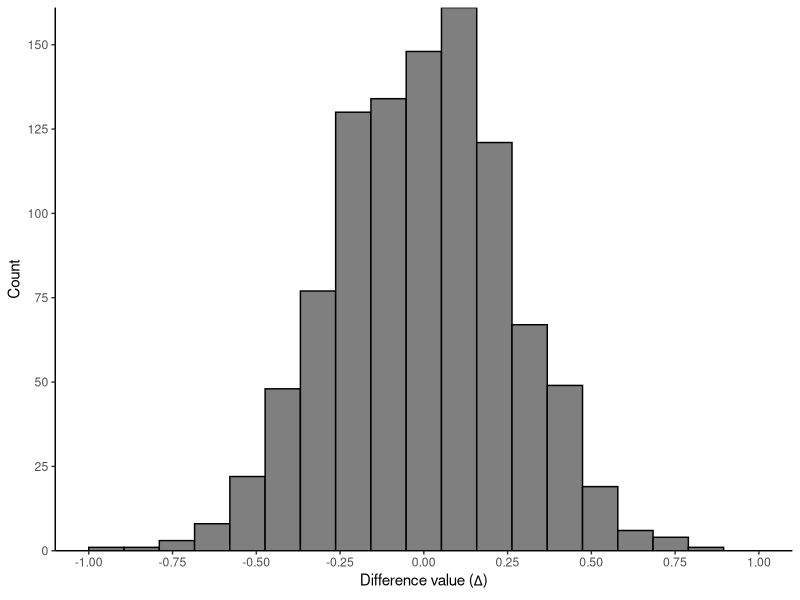
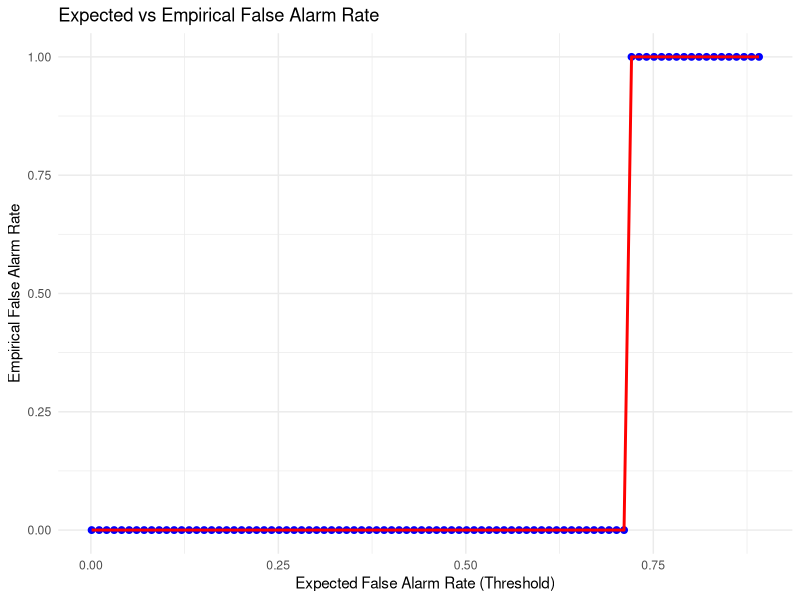
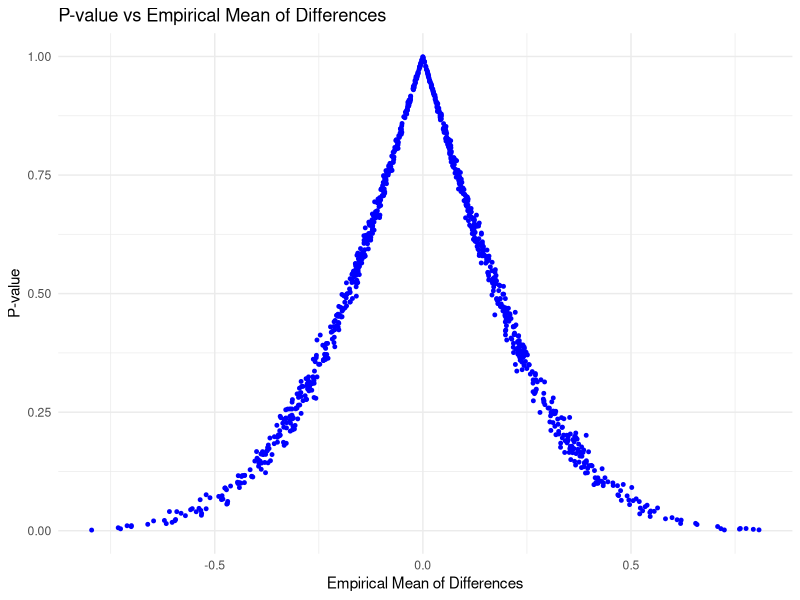
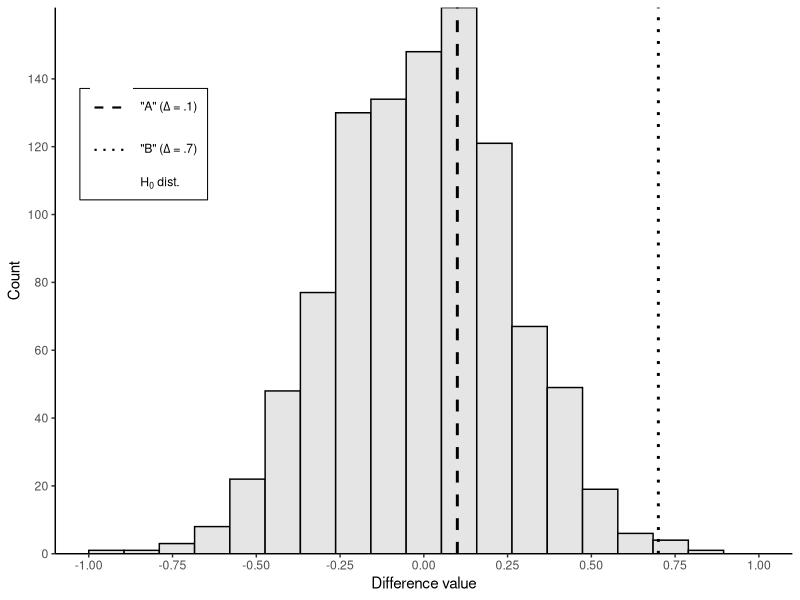
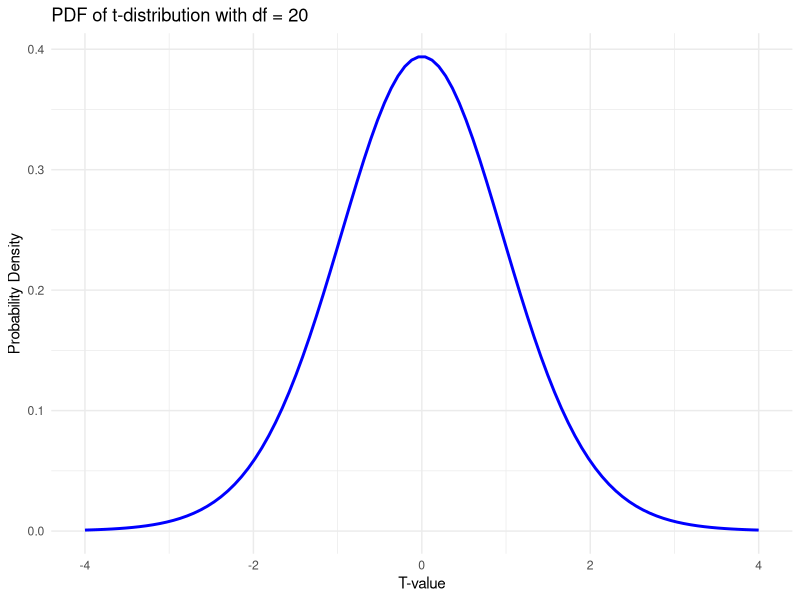
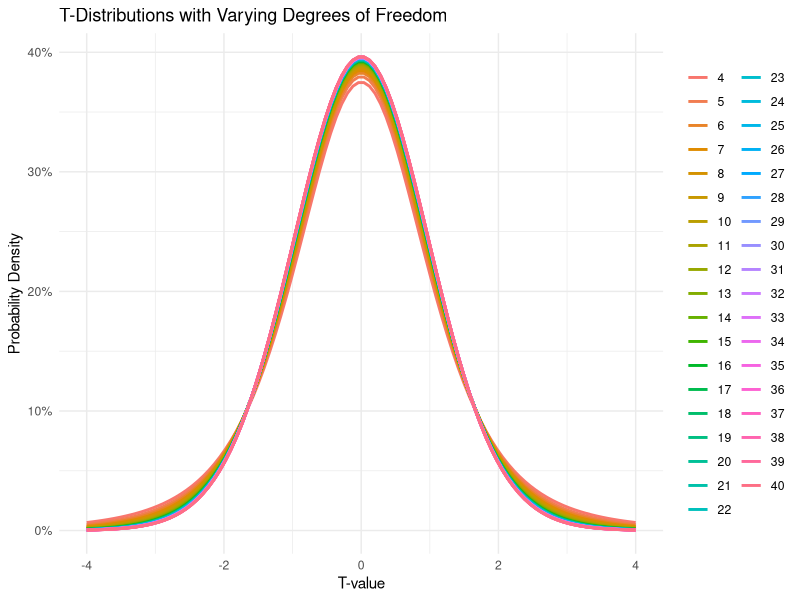
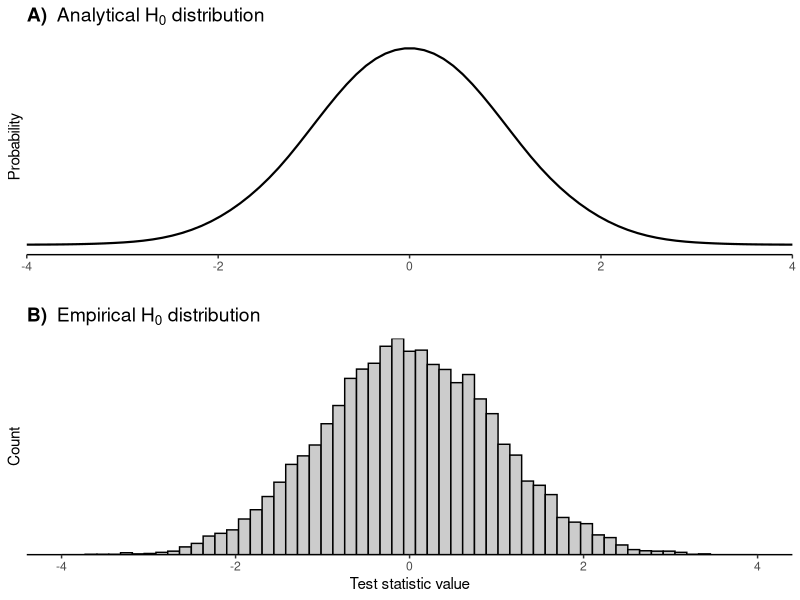
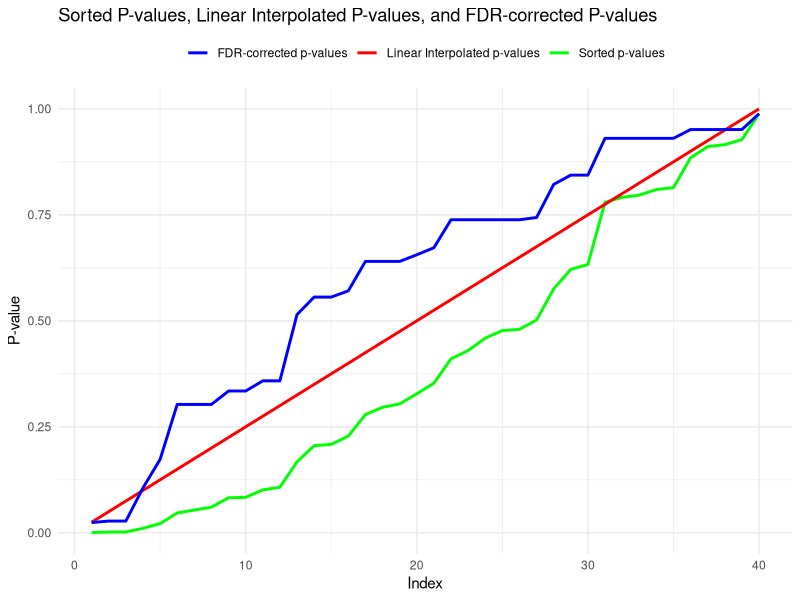

Write R code to recreate these figures, in order.
## ---- chunk 1
library(ggplot2)
library(dplyr)
library(tidyr)
# import libraries
library(cowplot)
library(glue)
library(pracma)
library(reshape)
library(scales)
library(truncnorm)
## ---- chunk 2
data <- ("
        Higher  Lower
Value1      1      120
Value2      118      2
")

data_as_matrix <- as.matrix(read.table(textConnection(data), header = TRUE))
fisher.test(data_as_matrix)
## ---- chunk 3
# alternative hypothesis - This is the statement that contradicts the null hypothesis.
print("The alternative hypothesis to 'social media results in lower cognitive ability' is 'social media does not result in lower cognitive ability or results in higher cognitive ability'. However, NH is usually that 'nothing happened' or 'no difference'., so maybe the null hypothesis is that social media doesn't affect cognitive abiliy? We're going to press forward with the original definition and the way this was phrashed.")
## ---- chunk 4
test_result <- fisher.test(data_as_matrix)

# p-value -  measure probability of taining the observed results, assuming null hypotthesis is true. Low p-value = greater statistical signficance. 0.05 or lower is considered signficant
p_value <- test_result$p.value
cat("The p-value is: ", p_value)
## ---- chunk 5
cat("The null hypothesis is disproven because the p-value is less than 0.05. We reject the null hypothesis and accept the alterative hypothesis")
## ---- chunk 6
cat("Because we used fisher.test() and did not specify the alternative parameter, the test is two-sided by default.")
## ---- chunk 7
print("The alternative hypothesis to 'the coin is a fair coin' is 'the coin is not a fair coin' and that it will land on heads or tails disporitaionally ")
print("This is a two-sided test because we are looking for any difference in the distribution of heads and tails, not just one side.")
## ---- chunk 8
p_val <- 2 * pbinom(5, size = 100, prob = 0.5)
print(p_val) #  1.252325e-22
## ---- chunk 9
cat("The null hypothesis is disproven because the p-value is less than 0.05. We reject the null hypothesis and accept the alterative hypothesis")
## ---- chunk 10
print("Because we are looking for any difference in the distribution of heads and tails, not just one side, this is a two-sided test. We are looking for any difference in the distribution of heads and tails, not just one side.")
## ---- chunk 11
# 10.1 says to copy code and modify it

#-------- Figure 10.2: Empirical distribution under H0 ---------#
#---------------------------------------------------------------#
N <- 1e2 # per group per sample
numExps <- 1e3
meandiff <- numeric(numExps)

# run the experiment
for (i in 1:numExps) {
  pre <- rtruncnorm(N, a = -5, b = 10, mean = 6, sd = 2)
  pst <- rtruncnorm(N, a = -5, b = 10, mean = 6, sd = 2)
  meandiff[i] <- mean(pst) - mean(pre)
}

df <- data.frame(x = meandiff)
fig <- ggplot(df, aes(x = x)) +
  geom_histogram(bins = 20, color = "black", fill = "gray50") +
  scale_x_continuous(breaks = seq(-1, 1, .25), limits = c(-1, 1)) +
  scale_y_continuous(breaks = seq(0, 150, 25), expand = c(0, 0)) +
  labs(x = expression(paste("Difference value (", Delta, ")")), y = "Count") +
  theme_classic()

fig


p <- t.test(meandiff, mu = 0)$p.value

# Print the p-value
cat("The p-value from the t-test is:", p, "\n")
## ---- chunk 12
# Initialize variables to track false alarm rate
threshold <- 0.05 # Set the p-value threshold
false_alarm_count <- 0
num_repeats <- 100 # Number of times to run the t-test

# Run the t-test 100 times and count false alarms
for (i in 1:num_repeats) {
  # Perform the t-test on 'meandiff' values, assuming the null hypothesis mean is 0
  p_value <- t.test(meandiff, mu = 0)$p.value

  # Check if p-value is below the threshold
  if (p_value < threshold) {
    false_alarm_count <- false_alarm_count + 1
  }
}

# Calculate the false alarm rate
false_alarm_rate <- false_alarm_count / num_repeats

# Print the results
cat("The false alarm rate (p-value < 0.05) after 100 t-tests is:", false_alarm_rate, "\n")
## ---- chunk 13
# Initialize variables for tracking false alarm rates
thresholds <- seq(0.001, 0.9, by = 0.01) # Thresholds from 0.001 to 0.9
empirical_FA <- numeric(length(thresholds)) # To store empirical false alarm rates
expected_FA <- thresholds # Expected FA is just the threshold itself, from 0.001 to 0.9
num_repeats <- 100 # Number of repetitions for the experiment

# Run the experiment for each threshold and compute the empirical false alarm rate
for (t in 1:length(thresholds)) {
  threshold <- thresholds[t]
  false_alarm_count <- 0

  # Run 100 t-tests and count the number of false alarms (p-values below threshold)
  for (i in 1:num_repeats) {
    p_value <- t.test(meandiff, mu = 0)$p.value
    if (p_value < threshold) {
      false_alarm_count <- false_alarm_count + 1
    }
  }

  # Calculate the empirical false alarm rate for this threshold
  empirical_FA[t] <- false_alarm_count / num_repeats
}

# Create a data frame for plotting the expected vs. empirical false alarm rates
df_FA <- data.frame(
  threshold = thresholds,
  empirical_FA = empirical_FA,
  expected_FA = expected_FA
)

# Plot the expected vs empirical false alarm rate
fig_FA <- ggplot(df_FA, aes(x = expected_FA, y = empirical_FA)) +
  geom_point(color = "blue", size = 2) + # Plot the points
  geom_line(color = "red", size = 1) + # Add a line to connect the points
  labs(
    x = "Expected False Alarm Rate (Threshold)", y = "Empirical False Alarm Rate",
    title = "Expected vs Empirical False Alarm Rate"
  ) +
  theme_minimal()

# Display the plot
print(fig_FA)

# Optionally, save the plot to a file
ggsave(filename = "expected_vs_empirical_FA.png", width = 8, height = 4, units = "in", dpi = 300)

# Print the final results
cat("Expected vs Empirical False Alarm Rate plot generated.\n")
## ---- chunk 14
#-------- Figure 10.2: Empirical distribution under H0 ---------#
#---------------------------------------------------------------#
N <- 1e2 # per group per sample
numExps <- 1e3 # number of experiments
meandiff <- numeric(numExps)
p_values <- numeric(numExps) # To store p-values from each t-test
empirical_means <- numeric(numExps) # To store empirical means for plotting

# Run the experiment to generate 'meandiff' and capture p-values from t-tests
for (i in 1:numExps) {
  pre <- rtruncnorm(N, a = -5, b = 10, mean = 6, sd = 2)
  pst <- rtruncnorm(N, a = -5, b = 10, mean = 6, sd = 2)
  meandiff[i] <- mean(pst) - mean(pre)
  empirical_means[i] <- mean(meandiff[i]) # Capture the empirical mean

  # Perform a t-test on the full samples (pre and pst) to calculate p-value
  p_values[i] <- t.test(pst, pre)$p.value
}

# Create a data frame for plotting p-values vs empirical means
df_empirical <- data.frame(
  empirical_mean = empirical_means,
  p_value = p_values
)

# Create the plot for p-values vs empirical means
fig_empirical <- ggplot(df_empirical, aes(x = empirical_mean, y = p_value)) +
  geom_point(color = "blue", size = 1) +
  labs(x = "Empirical Mean of Differences", y = "P-value", title = "P-value vs Empirical Mean of Differences") +
  theme_minimal()

# Display the plot
print(fig_empirical)
## ---- chunk 15
#-------- Figure 10.3: Distribution assuming H0 is true ---------#
#----------------------------------------------------------------#
fig <- ggplot(df, aes(x = x)) +
  geom_histogram(aes(linetype = "H"), bins = 20, color = "black", fill = "gray90", show.legend = FALSE) +
  geom_vline(aes(xintercept = .1, linetype = "b"), lwd = 1, key_glyph = "path") +
  geom_vline(aes(xintercept = .7, linetype = "c"), lwd = 1, key_glyph = "path") +
  scale_x_continuous(breaks = seq(-1, 1, .25), limits = c(-1, 1)) +
  scale_y_continuous(breaks = seq(0, 140, 20), expand = c(0, 0)) +
  scale_linetype_manual(
    labels = c(
      expression(paste('"A" (', Delta, " = .1)")),
      expression(paste('"B" (', Delta, " = .7)")),
      expression(paste("H"[0], " dist."))
    ),
    values = c(H = "solid", b = "dashed", c = "dotted")
  ) +
  labs(x = "Difference value", y = "Count") +
  theme_classic() +
  guides(linetype = guide_legend(override.aes = list(
    linetype = c("dashed", "dotted", "solid"),
    size = 10, linewidth = c(.75, .75, 3),
    color = c("black", "black", "gray")
  ))) +
  theme(
    legend.title = element_blank(),
    legend.position = c(.12, .75),
    legend.text.align = 0,
    legend.background = element_blank(),
    legend.box.background = element_rect(colour = "black"),
    legend.box.margin = margin(-7, 2, -2, 2)
  ) # top, right, bottom, left

fig
## ---- chunk 16
# Define a range of t-values from -4 to +4
t_values <- seq(-4, 4, length.out = 100)

# Calculate the probability density for each t-value using dt() with df = 20
pdf_values <- dt(t_values, df = 20)

# Create a data frame for plotting
df_pdf <- data.frame(t_values = t_values, pdf_values = pdf_values)

# Plot the PDF of the t-distribution
fig_pdf <- ggplot(df_pdf, aes(x = t_values, y = pdf_values)) +
  geom_line(color = "blue", size = 1) +
  labs(x = "T-value", y = "Probability Density", title = "PDF of t-distribution with df = 20") +
  theme_minimal()

# Display the plot
print(fig_pdf)
## ---- chunk 17
# Define a range of t-values from -4 to +4
t_values <- seq(-4, 4, length.out = 100)

# Create an empty data frame to store results for plotting
df_t_distributions <- data.frame()

# Loop through degrees of freedom (from 4 to 40) and compute the t-distribution for each
for (df in 4:40) {
  # Calculate the probability density for each t-value using dt() with the current df
  pdf_values <- dt(t_values, df = df)

  # Create a data frame for the current distribution
  temp_df <- data.frame(
    t_values = t_values,
    pdf_values = pdf_values,
    df = as.factor(df) # Store the degrees of freedom for legend
  )

  # Append the result to the main data frame
  df_t_distributions <- rbind(df_t_distributions, temp_df)
}

# Plot all the t-distributions on the same plot
fig_t_distributions <- ggplot(df_t_distributions, aes(x = t_values, y = pdf_values, color = df)) +
  geom_line(size = 1) +
  labs(x = "T-value", y = "Probability Density", title = "T-Distributions with Varying Degrees of Freedom") +
  scale_y_continuous(labels = scales::percent) + # Scale y-axis to probability density
  theme_minimal() +
  theme(legend.title = element_blank()) # Remove legend title for clarity

# Display the plot
print(fig_t_distributions)
## ---- chunk 18
#-------- Figure 10.4: Analytical vs. empirical H0 distribution ---------#
#------------------------------------------------------------------------#
empirical <- rnorm(1e4)
x <- seq(-4, 4, length = 1001)
analytical <- dnorm(x) * diff(x[1:2])

fig_A <- ggplot(data.frame(x = x, y = analytical), aes(x = x, y = y)) +
  geom_smooth(color = "black", lwd = .75) +
  scale_x_continuous(expand = c(0, 0)) +
  scale_y_continuous(breaks = NULL) +
  labs(
    title = expression(paste(bold("A)  "), "Analytical ", "H"[0], " distribution")),
    x = "", y = "Probability"
  ) +
  theme_classic() +
  theme(plot.title = element_text(size = 14))

fig_B <- ggplot(data.frame(x = empirical), aes(x = x)) +
  geom_histogram(bins = 60, color = "black", fill = "gray80") +
  scale_x_continuous(limit = c(-4, 4)) +
  scale_y_continuous(breaks = NULL, expand = c(0, 0)) +
  labs(
    title = expression(paste(bold("B)  "), "Empirical ", "H"[0], " distribution")),
    x = "Test statistic value", y = "Count"
  ) +
  theme_classic() +
  theme(plot.title = element_text(size = 14))

fig <- plot_grid(fig_A, fig_B, ncol = 1)

fig
## ---- chunk 19
# Generate random p-values (e.g., using a uniform distribution)
set.seed(123) # For reproducibility
k <- 40
u <- runif(k) # Generate k random numbers from uniform distribution
pvals <- u^2 # p-values generated from u^2 (uniform squared)

# Step 1: Sort the p-values
sorted_pvals <- sort(pvals)

# Print the sorted p-values
print("Sorted p-values:")
print(sorted_pvals)
## ---- chunk 20
# Create a vector of integers from 1 to k (v)
v <- 1:k

# Compute the linear-interpolated p-values as v/k
linear_interpolated_pvals <- v / k

# Display the linear-interpolated p-values
print("Linear-interpolated p-values (v/k):")
print(linear_interpolated_pvals)
## ---- chunk 21
# Compute the adjusted p-values
adjusted_pvals <- sorted_pvals / linear_interpolated_pvals

# Display the adjusted p-values
print("Adjusted p-values (sorted p-values / linear-interpolated p-values):")
print(adjusted_pvals)
## ---- chunk 22
# Apply the Benjamini-Hochberg correction
fdr_corrected_pvals <- p.adjust(sorted_pvals, method = "BH")

# Display the FDR-corrected p-values
print("FDR-corrected p-values (Benjamini-Hochberg):")
print(fdr_corrected_pvals)

# Step 5: Organize results into a graph

# Create a data frame with the sorted p-values, linear-interpolated p-values, and FDR-corrected p-values
df_results <- data.frame(
  Sorted_pvals = sorted_pvals,
  Linear_interpolated_pvals = linear_interpolated_pvals,
  FDR_corrected_pvals = fdr_corrected_pvals
)

# Plot the results: Sorted p-values, linear-interpolated p-values, and FDR-corrected p-values
library(ggplot2)

fig_fdr <- ggplot(df_results, aes(x = 1:k)) +
  geom_line(aes(y = Sorted_pvals, color = "Sorted p-values"), size = 1) +
  geom_line(aes(y = Linear_interpolated_pvals, color = "Linear Interpolated p-values"), size = 1) +
  geom_line(aes(y = FDR_corrected_pvals, color = "FDR-corrected p-values"), size = 1) +
  labs(
    x = "Index",
    y = "P-value",
    title = "Sorted P-values, Linear Interpolated P-values, and FDR-corrected P-values"
  ) +
  scale_color_manual(values = c("blue", "red", "green")) +
  theme_minimal() +
  theme(
    legend.title = element_blank(),
    legend.position = "top"
  )

# Display the plot
print(fig_fdr)
## ---- chunk 23
#-------- Figure 10.5: p-values and thresholds ---------#
#-------------------------------------------------------#
# create a Gaussian probability curve
zvals <- seq(-3, 3, length = 1001)
zpdf <- dnorm(zvals)

# plot the probability function and the vertical lines
df1 <- data.frame(x = zvals, y = zpdf)
fig_A <- ggplot(df1, aes(x = x, y = y)) +
  geom_smooth(color = "black") +
  scale_x_continuous(limit = c(head(zvals, 1), tail(zvals, 1)), expand = c(0, 0)) +
  scale_y_continuous(limit = c(0, .42), breaks = NULL, expand = c(0, 0)) +
  labs(x = "", y = expression(paste("Prob. given ", "H"[0]))) +
  theme_classic()

# two-tailed p-values
mn_idx <- which.min(zvals**2)
pvalsL <- pnorm(zvals[1:mn_idx])
pvalsR <- 1 - pnorm(zvals[(mn_idx + 1):length(zvals)])
pvals2 <- 2 * c(pvalsL, pvalsR)

# plot the probability function
df2 <- data.frame(x = zvals, y = pvals2)
fig_B <- ggplot(df2, aes(x = x, y = y)) +
  geom_line(color = "black") +
  geom_hline(yintercept = .05, color = "gray50", linetype = "dashed") +
  scale_x_continuous(limit = c(head(zvals, 1), tail(zvals, 1)), expand = c(0, 0)) +
  labs(x = "", y = "P-value") +
  theme_classic()

# draw vertical lines
vline1 <- geom_vline(aes(xintercept = zvals[which.min((zvals - qnorm(.025))**2)]),
  color = "darkgray",
  linetype = "dotted", linewidth = .75
)
vline2 <- geom_vline(aes(xintercept = zvals[which.min((zvals - qnorm(.975))**2)]),
  color = "darkgray",
  linetype = "dotted", linewidth = .75
)
fig_A <- fig_A + vline1 + vline2
fig_B <- fig_B + vline1 + vline2

# draw patches for significant regions
zidx <- which.min((zvals - qnorm(.025))**2)
fig_A <- fig_A + geom_ribbon(data = subset(df1, x <= x[zidx]), aes(ymin = 0, ymax = y), alpha = .4)
fig_B <- fig_B + geom_ribbon(data = subset(df2, x <= x[zidx]), aes(ymin = 0, ymax = y), alpha = .4)

zidx <- which.min((zvals - qnorm(.975))**2)
fig_A <- fig_A + geom_ribbon(data = subset(df1, x >= x[zidx]), aes(ymin = 0, ymax = y), alpha = .4)
fig_B <- fig_B + geom_ribbon(data = subset(df2, x >= x[zidx]), aes(ymin = 0, ymax = y), alpha = .4)

fig_C <- fig_B

# indicators
fig_A <- fig_A + annotate("text", x = 0, y = .3, label = '\"Not Significant\"') +
  annotate("segment",
    x = -2.35, xend = -2.2, y = .12, yend = .05, lwd = 1.25, linejoin = "mitre",
    arrow = arrow(type = "closed", length = unit(.02, "npc"))
  ) +
  annotate("text", x = -2.375, y = .15, label = '\"Significant\"') +
  annotate("segment",
    x = 2.35, xend = 2.2, y = .12, yend = .05, lwd = 1.25, linejoin = "mitre",
    arrow = arrow(type = "closed", length = unit(.02, "npc"))
  ) +
  annotate("text", x = 2.375, y = .15, label = '\"Significant\"')

fig_B <- fig_B + annotate("text", x = 2.4, y = .12, label = "p=.05")
fig_C <- fig_C + annotate("text", x = 2.4, y = .0975, label = "p=.05")

# panel titles
fig_A <- fig_A + ggtitle(expression(paste(bold("A)  "), "Test statistic distribution if ", "H"[0], " were true")))
fig_B <- fig_B + ggtitle(expression(paste(bold("B)  "), "P-value for each test statistic")))
fig_C <- fig_C + ggtitle(expression(paste(bold("C)  "), "Same as panel ", bold("B"), " but in log scale")))

fig_B <- fig_B + scale_y_continuous(limits = c(0, 1.03), breaks = seq(0, 1, .5), expand = c(0, 0))
fig_C <- fig_C + xlab("Test statistic (z-score)") +
  scale_y_log10(labels = trans_format("log10", math_format(10^.x))) +
  annotation_logticks(
    sides = "l", outside = TRUE, size = .25,
    short = unit(.075, "cm"), mid = unit(.125, "cm"), long = unit(.175, "cm")
  ) +
  coord_cartesian(clip = "off") +
  theme(axis.ticks.y = element_blank())

fig <- plot_grid(fig_A, fig_B, fig_C, ncol = 1, align = "v", axis = "l")

fig
ggsave(filename = "hyp_sigRegionsZandP.png", width = 7, height = 7, units = "in", dpi = 300)
## ---- chunk 24
# Apply FDR correction to the p-values using p.adjust()
fdr_corrected_pvals <- p.adjust(pvals2, method = "BH")

# Print FDR-corrected p-values
cat("FDR-corrected p-values (Benjamini-Hochberg):\n")
print(fdr_corrected_pvals)

# Identify significant results (FDR-corrected p-values below 0.05)
significant_idx <- which(fdr_corrected_pvals < 0.05)

cat("Significant results (FDR-corrected p-value < 0.05):\n")
print(significant_idx) # This was 0...not sure if it was expected.
## ---- chunk 25
#-------- Figure 10.6: H0 distribution with critical value ---------#
#-------------------------------------------------------------------#
# create a Gaussian probability curve
x <- seq(-4, 4, length = 1001)
gpdf <- dnorm(x)

# the find the indices of the 95% of the distribution
ubndi <- which.min(abs(x - qnorm(.95)))
df <- data.frame(x = x, y = gpdf)
fig_0 <- ggplot(df, aes(x = x, y = y)) +
  geom_smooth(color = "black") +
  scale_x_continuous(limits = c(head(x, 1), tail(x, 1)), expand = c(0, 0)) +
  scale_y_continuous(limits = c(0, .42), expand = c(0, 0)) +
  labs(x = "Test statistic", y = "Probability") +
  theme_classic() +
  theme(line = element_blank(), axis.text = element_blank())

fig_A <- fig_0 + ggtitle(expression(paste(bold("A)  "), "One-tailed test")))

# create patches for the significant area
fig_A <- fig_A + geom_ribbon(
  data = subset(df, x >= x[ubndi]),
  aes(ymin = 0, ymax = y), alpha = .4
)

# annotations
tailx <- which.min(abs(x - 2.2))
fig_A <- fig_A + annotate("text", x = 2.72, y = .1, label = "5%") +
  annotate("segment",
    x = 2.55, xend = 2.2, y = 0.09, yend = 0.05, lwd = 1.5, linejoin = "mitre",
    arrow = arrow(type = "closed", length = unit(.01, "npc"))
  )

# significance threshold line
fig_A <- fig_A + geom_vline(xintercept = x[ubndi], linetype = "dashed", lwd = .75) +
  annotate("text", x = x[ubndi] + .15, y = .25, size = 4, label = "Sig. threshold", angle = 90)

# the find the indices of the 2.5% and 97.5%
lbndi <- which.min(abs(x - qnorm(.025)))
ubndi <- which.min(abs(x - qnorm(1 - .025)))

# plot the probability function and the vertical lines
fig_B <- fig_0 + ggtitle(expression(paste(bold("B)  "), "Two-tailed test")))


# now create patches for the significant area
fig_B <- fig_B + geom_ribbon(data = subset(df, x <= x[lbndi]), aes(ymin = 0, ymax = y), alpha = .4) +
  geom_ribbon(data = subset(df, x >= x[ubndi]), aes(ymin = 0, ymax = y), alpha = .4)

# significance threshold line
fig_B <- fig_B + geom_vline(xintercept = x[lbndi], linetype = "dashed", lwd = .75) +
  geom_vline(xintercept = x[ubndi], linetype = "dashed", lwd = .75)

# annotations
fig_B <- fig_B + annotate("text", x = x[lbndi] - .15, y = .25, size = 4, label = "Sig. threshold", angle = 90) +
  annotate("text", x = x[ubndi] + .15, y = .25, size = 4, label = "Sig. threshold", angle = 90) +
  annotate("text", x = -2.77, y = .105, label = "2.5%") +
  annotate("segment",
    x = -2.55, xend = -2.2, y = 0.09, yend = 0.05, lwd = 1.5, linejoin = "mitre",
    arrow = arrow(type = "closed", length = unit(.01, "npc"))
  ) +
  annotate("text", x = 2.79, y = .105, label = "2.5%") +
  annotate("segment",
    x = 2.55, xend = 2.2, y = 0.09, yend = 0.05, lwd = 1.5, linejoin = "mitre",
    arrow = arrow(type = "closed", length = unit(.01, "npc"))
  )

fig <- plot_grid(fig_A, fig_B, ncol = 1, align = "v")

fig
ggsave(filename = "hyp_tails.png", width = 7, height = 5, units = "in", dpi = 300)
## ---- chunk 26
# Set the seed for reproducibility
set.seed(123)

# Generate 100 random p-values
k <- 100
u <- runif(k)
pvals <- u^2

# Define the threshold
threshold <- 0.05

# Compute percentage of p-values below the threshold
percent_below_threshold <- sum(pvals < threshold) / k * 100

# Apply FDR
fdr_corrected_pvals <- p.adjust(pvals, method = "BH")
percent_significant_fdr <- sum(fdr_corrected_pvals < threshold) / k * 100

# Apply Bonferroni correction
bonferroni_corrected_pvals <- p.adjust(pvals, method = "bonferroni")
percent_significant_bonferroni <- sum(bonferroni_corrected_pvals < threshold) / k * 100

# Output the results
cat("FDR led to", round(percent_significant_fdr, 2), "% significant tests.\n")
cat("Bonferroni led to", round(percent_significant_bonferroni, 2), "% significant tests.\n")
## ---- chunk 27
# Set the number of iterations
iterations <- 100

# Initialize vectors to store the percentage of significant tests for each iteration
fdr_percentages <- numeric(iterations)
bonferroni_percentages <- numeric(iterations)

# Run the simulation over 100 iterations
set.seed(123) # For reproducibility
for (i in 1:iterations) {
  # Generate 100 random p-values
  u <- runif(100)
  pvals <- u^2

  # Apply FDR correction using Benjamini-Hochberg method
  fdr_corrected_pvals <- p.adjust(pvals, method = "BH")

  # Apply Bonferroni correction
  bonferroni_corrected_pvals <- p.adjust(pvals, method = "bonferroni")

  # Compute percentage of significant tests (p < 0.05)
  fdr_percentages[i] <- sum(fdr_corrected_pvals < 0.05) / length(pvals) * 100
  bonferroni_percentages[i] <- sum(bonferroni_corrected_pvals < 0.05) / length(pvals) * 100
}

# Compute the mean and standard deviation for both methods
mean_fdr <- mean(fdr_percentages)
sd_fdr <- sd(fdr_percentages)
mean_bonferroni <- mean(bonferroni_percentages)
sd_bonferroni <- sd(bonferroni_percentages)

# Report the results
cat("FDR: mean of", round(mean_fdr, 2), "% significant tests (SD =", round(sd_fdr, 2), ")\n")
cat("Bonferroni: mean of", round(mean_bonferroni, 2), "% significant tests (SD =", round(sd_bonferroni, 2), ")\n")
## ---- chunk 28
cat("FDR allows more significant tests but may accept more false positives.\n")
cat("Bonferroni is more strict, leading to fewer significant tests but controlling false positives more strictly.\n")
cat("There isn't a one-size fits all to make one better than the other. They are used in different contexts.\n")
## ---- chunk 29
# Set the number of iterations for each set of p-values
iterations <- 100

# Set the number of p-values for each iteration, varying from 2 to 500 logarithmically spaced
num_pvals <- round(10^(seq(log10(2), log10(500), length.out = 20)))

# Initialize vectors to store the percentage of significant tests for each number of p-values
fdr_percentages_all <- numeric(length(num_pvals))
bonferroni_percentages_all <- numeric(length(num_pvals))

# Loop through the different numbers of p-values
for (j in 1:length(num_pvals)) {
  # Initialize vectors to store the percentages for this specific number of p-values
  fdr_percentages <- numeric(iterations)
  bonferroni_percentages <- numeric(iterations)

  for (i in 1:iterations) {
    # Generate random p-values for the current number of p-values
    pvals <- runif(num_pvals[j])^2

    # Apply FDR correction using Benjamini-Hochberg method
    fdr_corrected_pvals <- p.adjust(pvals, method = "BH")

    # Apply Bonferroni correction
    bonferroni_corrected_pvals <- p.adjust(pvals, method = "bonferroni")

    # Compute percentage of significant tests (p < 0.05)
    fdr_percentages[i] <- sum(fdr_corrected_pvals < 0.05) / length(pvals) * 100
    bonferroni_percentages[i] <- sum(bonferroni_corrected_pvals < 0.05) / length(pvals) * 100
  }

  # Store the mean percentage for the current number of p-values
  fdr_percentages_all[j] <- mean(fdr_percentages)
  bonferroni_percentages_all[j] <- mean(bonferroni_percentages)
}

# Create a plot to visualize the results
plot(num_pvals, fdr_percentages_all,
  type = "b", col = "blue", pch = 19, xlab = "Number of P-values",
  ylab = "Mean % Significant Tests", log = "x",
  main = "FDR and Bonferroni Corrections with Varying P-values"
)
lines(num_pvals, bonferroni_percentages_all, type = "b", col = "red", pch = 19)
legend("topright", legend = c("FDR", "Bonferroni"), col = c("blue", "red"), pch = 19)
## ---- chunk 30
# Note, my chart doesn't match the one from the book. While FDR lasts until 500, it is not consistent as it is in the book.
print("Bonferroni correction is strict. As the number of tests increases, fewer p-values are significant.")
print("FDR correction is more flexible. It allows more p-values to stay significant as the number of tests increases.")
## ---- chunk 31
#-------- Figure 10.8: p-z pairs ---------#
#-----------------------------------------#
# critical p-values to draw
ps2draw <- c(.05, .01, .001)

stds <- seq(-4, 4, length = 1001)
probs <- dnorm(stds)

# draw the lines
fig_A <- ggplot(data.frame(x = stds, y = probs), aes(x = x, y = y)) +
  geom_smooth(color = "black") +
  scale_x_continuous(breaks = seq(head(stds, 1), tail(stds, 1), 1), expand = c(0, 0)) +
  scale_y_continuous(limits = c(0, .42), expand = c(0, 0)) +
  labs(x = "", y = "Probability") +
  theme_classic() +
  theme(axis.ticks.y = element_blank(), axis.text.y = element_blank())

fig_B <- fig_A


## one-tailed
styles <- c("dashed", "dotted", "dotdash")
for (i in seq_along(ps2draw)) {
  zval <- qnorm(1 - ps2draw[i])
  c <- i / length(ps2draw) * .8
  fig_A <- fig_A + geom_vline(xintercept = zval, color = rgb(c, c, c), lwd = .575, linetype = styles[i]) +
    annotate("text",
      x = 0, y = .2 - (i - 2) / 10, color = rgb(c, c, c),
      label = glue("p=", ps2draw[i], ", z=", format(round(zval, 2), nsmall = 2))
    ) +
    annotate("segment",
      x = .7 + (i - 1) * .02, xend = zval - .075, y = .2 - (i - 2) / 10, yend = .2 - (i - 2) / 10,
      color = rgb(c, c, c), lwd = 2, linejoin = "mitre", arrow = arrow(type = "closed", length = unit(.01, "npc"))
    )
}

## two-tailed
for (i in seq_along(ps2draw)) {
  # z-value for this p-value
  zval <- qnorm(ps2draw[i] / 2)

  # vertical line
  c <- i / length(ps2draw) * .8 # line color
  fig_B <- fig_B + geom_vline(xintercept = -zval, color = rgb(c, c, c), lwd = .575, linetype = styles[i]) +
    geom_vline(xintercept = zval, color = rgb(c, c, c), lwd = .575, linetype = styles[i]) +
    annotate("text",
      x = 0, y = .2 - (i - 2) / 10, color = rgb(c, c, c),
      label = glue("p=", ps2draw[i], ", z=|", format(round(abs(zval), 2), nsmall = 2), "|")
    ) +
    annotate("segment",
      x = -.7 - (i - 1) * .02, xend = zval + .075, y = .2 - (i - 2) / 10, yend = .2 - (i - 2) / 10,
      color = rgb(c, c, c), lwd = 2, linejoin = "mitre", arrow = arrow(type = "closed", length = unit(.01, "npc"))
    ) +
    annotate("segment",
      x = .7 + (i - 1) * .02, xend = -zval - .075, y = .2 - (i - 2) / 10, yend = .2 - (i - 2) / 10,
      color = rgb(c, c, c), lwd = 2, linejoin = "mitre", arrow = arrow(type = "closed", length = unit(.01, "npc"))
    )
}

fig_A <- fig_A + ggtitle(expression(paste(bold("A)  "), "One-tailed ", italic(p), "-z pairs")))
fig_B <- fig_B + labs(
  title = expression(paste(bold("B)  "), "Two-tailed ", italic(p), "-z pairs")),
  x = "Standard deviations (z)"
)

fig <- plot_grid(fig_A, fig_B, ncol = 1)

fig
ggsave(filename = "hyp_pz_combos2know.png", width = 7, height = 7, units = "in", dpi = 300)






# Getting p-values from z-values
zval <- 1
pval <- pnorm(zval)
glue("The p-value for z = ", format(round(zval, 2), nsmall = 2), " is p = ", round(1 - pval, 4), ".")
## ---- chunk 32
# Set the seed for reproducibility
set.seed(123)

# Start with 5 random numbers from N(0,1)
sample_data <- rnorm(5)

# Initialize vectors to store sample size and p-values
sample_sizes <- length(sample_data)
p_values <- t.test(sample_data, mu = 0)$p.value

# Run a while-loop: keep adding 3 numbers each time
while (length(sample_data) < 100) { # stop once sample size gets reasonably big
  # Add 3 new random numbers
  sample_data <- c(sample_data, rnorm(3))

  # Perform t-test
  p_val <- t.test(sample_data, mu = 0)$p.value

  # Store results
  sample_sizes <- c(sample_sizes, length(sample_data))
  p_values <- c(p_values, p_val)
}

# Plot p-values vs sample size
plot(sample_sizes, p_values,
  type = "b", pch = 19, col = "blue",
  xlab = "Sample Size", ylab = "P-value", main = "P-values vs Sample Size"
)
abline(h = 0.05, col = "red", lty = 2) # Add a horizontal line at 0.05
